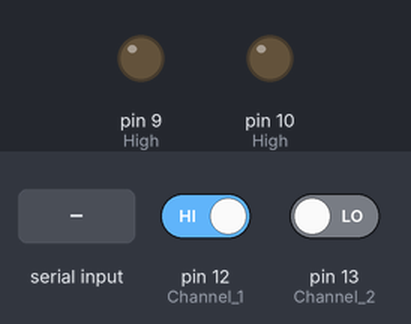
This sketch was run on a simulated Arduino Uno, built with avr-gcc and run on an emulated ATmega328P. On the bench: output pins drawn as LEDs (lit = HIGH). Inputs (shaded band) come from the test bench; at power-on: pin 12 (Channel_1) HIGH, pin 13 (Channel_2) LOW. What the sketch prints to the serial monitor is not drawn.

Above: at 1.2 s.
1.3 s: "90,45\n" received over Serial
At 2.1 s:
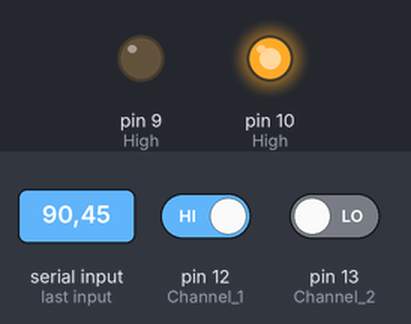
2.8 s: pin 12 (Channel_1) driven LOW and pin 13 (Channel_2) driven HIGH
At 4.2 s:
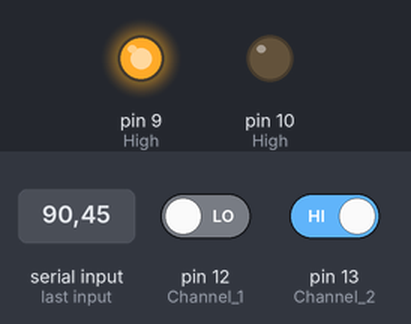
Timing chart, 0 to 5.8 s (numbered marks = the images above; inputs shaded):
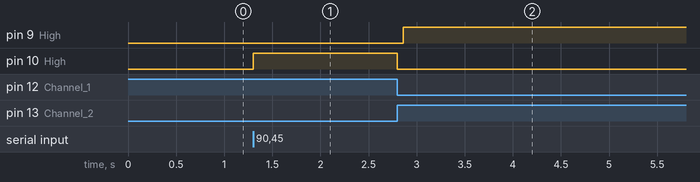

Measured:
- after the input at 1.3 s, pin 10 (High): LOW → HIGH at once
- after the input at 2.8 s, pin 9 (High): LOW → HIGH after 0.06 s; pin 10 (High): HIGH → LOW at once

The sketch:

Autonymous2021_22.ino
```cpp
// Global Variables & Objects
int railPos;
int channel1LastState = digitalRead(12);
int stateChannel1;
int stateChannel2;

// Constants

const int c1 = 0; // Starting position
const int c2 = 200;
const int c3 = 400;
const int c4 = 600;
const int c5 = 800;
const int c6 = 1000;

// Setup function

void setup() {

  pinMode(12, INPUT); // Channel 1
  pinMode(13, INPUT); // Channel 2

  // Motors

  pinMode(10, OUTPUT); // High, LEFT
  pinMode(9, OUTPUT); // High, RIGHT


  // Initalize lastStatusChannel1;


  Serial.begin(9600);

}

/* Method to get the current rail position of the mono-claw */

int currentrailPos() {

  stateChannel1 = digitalRead(12);
  stateChannel2 = digitalRead(13);

  if (stateChannel1 != channel1LastState) {
    if (stateChannel1 != stateChannel2) {
      railPos++;
    } else {
      railPos--;
    }

  }


  channel1LastState = stateChannel1;
  return railPos;
}


/* Method to tell the monoclaw where to go, (select a column from the console) *DEPRECATED* */

int ColumnSelect() {
  Serial.println("Enter the column in format: c[int]");
  while (Serial.available() == 0) {};
  int column = Serial.parseInt();


  // Take current rail position, determine if the specified rail position is either left or right

  if (column == 1) {
    return c1;
  }
  else if (column == 2) {
    return c2;
  }
  else if (column == 3) {
    return c3;
  }
  else if (column == 4) {
    return c4;
  }
  else if (column == 5) {
    return c5;
  }
  else if (column == 6) {
    return c6;
  }


}

/* Loop method */

void loop() {


  // Take inputs from channels, determine if a move has occured


  // The columns are about 200~ position units apart.

  int chosenColumn = ColumnSelect();
  Serial.print("Chosen Column ");
  Serial.println(chosenColumn);
  Serial.println(currentrailPos());

  if (chosenColumn >= railPos) {
    for (railPos = currentrailPos(); chosenColumn >= railPos  ; railPos = currentrailPos()) {


      Serial.println(currentrailPos());

      digitalWrite(10, HIGH);
      digitalWrite(9, LOW);


    }
  }
  else if (chosenColumn <= railPos) {
    for (railPos = currentrailPos(); chosenColumn <= railPos  ; railPos = currentrailPos()) {


      Serial.println(currentrailPos());
      digitalWrite(10, LOW);
      digitalWrite(9, HIGH);


    }
  }


  digitalWrite(10, LOW);
  digitalWrite(9, LOW);
  /*
    for (int i = millis(); i >= 30000 ;) {
    randomSeed(millis());
    int chosenColumn = random(1, 6);


    if (chosenColumn >= railPos) {
      for (railPos = currentrailPos(); chosenColumn >= railPos  ; railPos = currentrailPos()) {


        digitalWrite(10, HIGH);
        digitalWrite(9, LOW);


      }
    }
    else if (chosenColumn <= railPos) {
      for (railPos = currentrailPos(); chosenColumn <= railPos  ; railPos = currentrailPos()) {


        digitalWrite(10, LOW);
        digitalWrite(9, HIGH);


      }
    }


    }
    digitalWrite(10, LOW);
    digitalWrite(9, LOW);
  */
}
```
